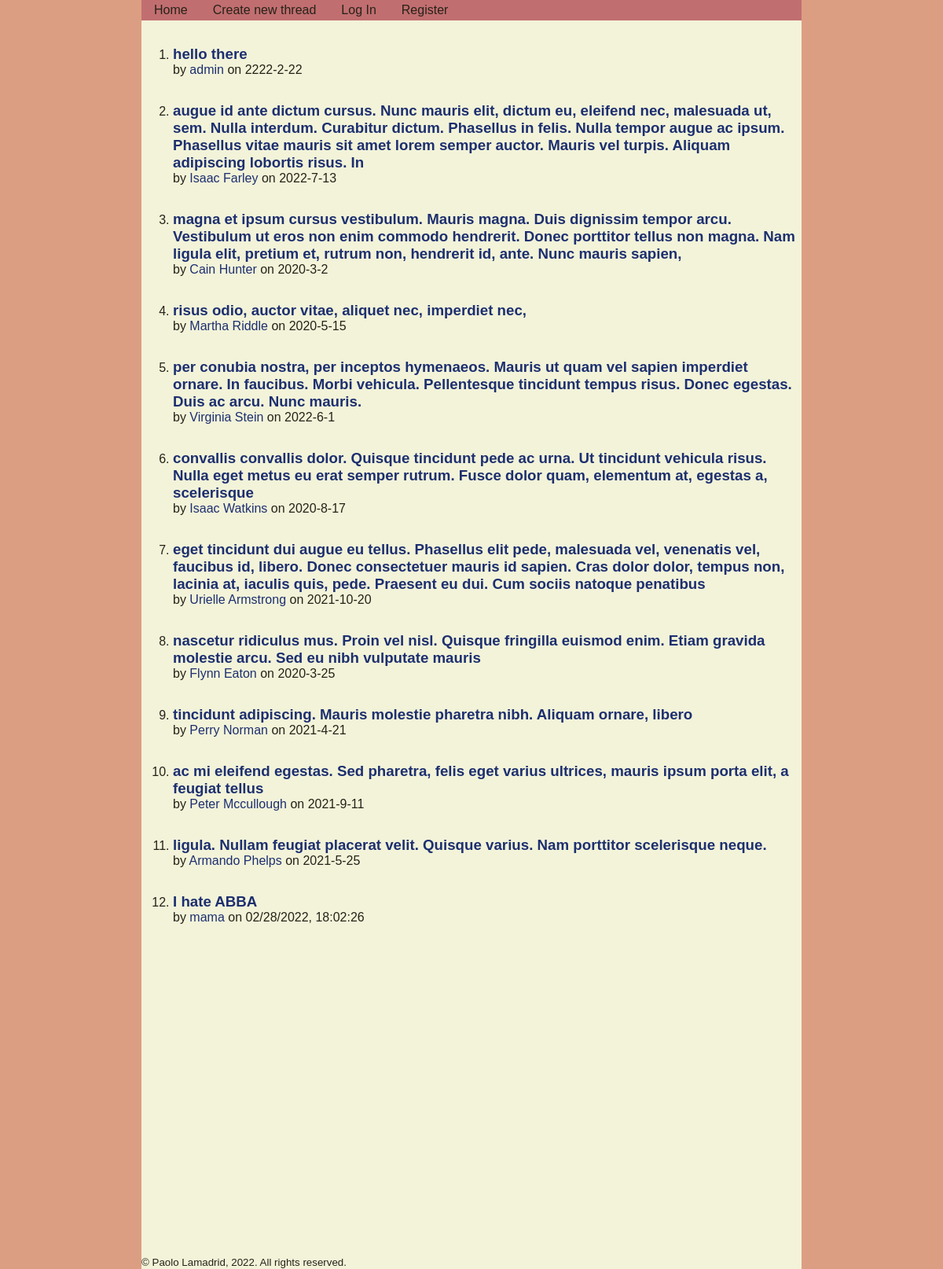
The app's page /, older data.
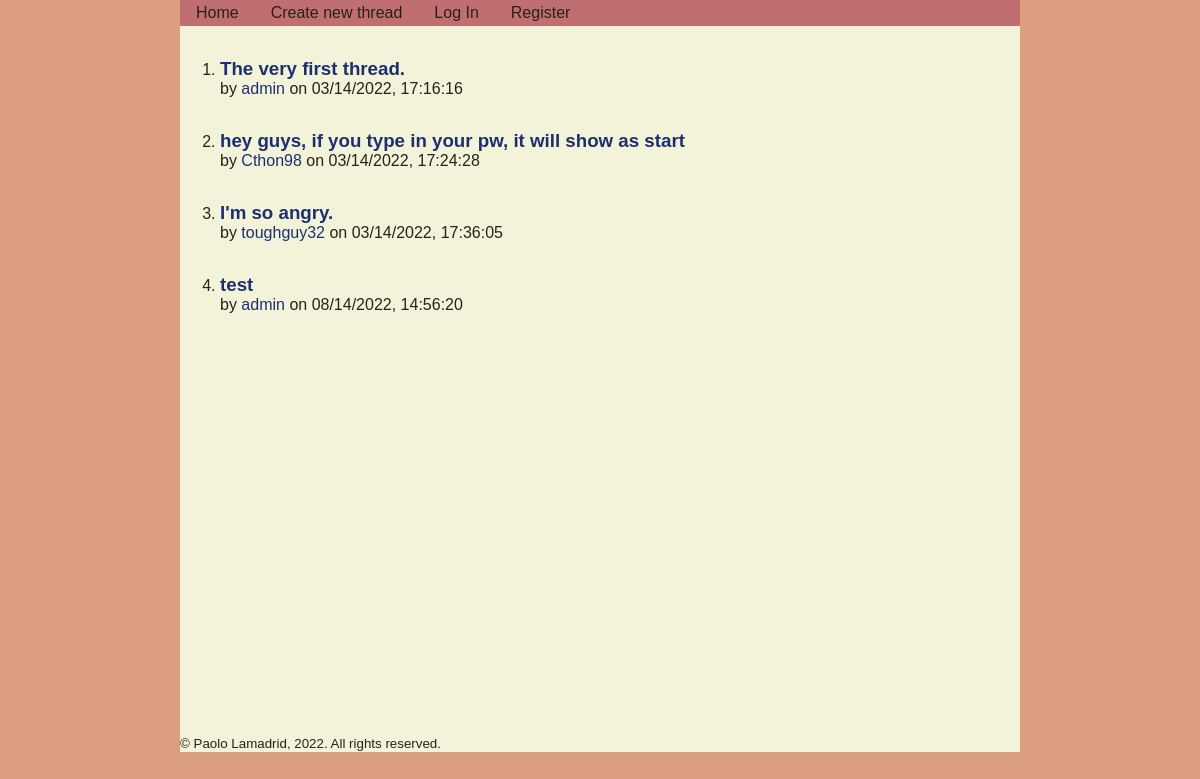
The same page, newer data.
### tables this page shows
CREATE TABLE threads
(
    thread_id INTEGER PRIMARY KEY AUTOINCREMENT,
    title TEXT NOT NULL,
    body TEXT NOT NULL,
    date_created TEXT NOT NULL,
    user_poster TEXT NOT NULL
);

### thread/views.py (the view)
@thread_bp.route("/")
def index():
    db = get_db()
    threads = db.execute("""
        SELECT * FROM threads;
    """).fetchall()
    return render_template("index.html", threads=threads)

### app.py (called while the page is built)
@app.before_request
def load_logged_in_user():
    g.user = session.get("username", None)
    g.is_admin = session.get("is_admin", False)

### database.py (called while the page is built)
def get_db():
    if "db" not in g:
        g.db = sqlite3.connect(DATABASE,
            detect_types=sqlite3.PARSE_DECLTYPES
        )
        g.db.row_factory = sqlite3.Row
    return g.db

### thread/templates/thread/index.html (shortened to what this page needs)
{% extends 'base.html' %}
{% block main_content %}
<ol>
{% for thread in threads %}
    <li class="thread_thumbnail">
        <h3>
            <a href="{{ url_for('.thread', thread_id=thread['thread_id']) }}">
                {{ thread["title"] }}
            </a>
        </h3>
        <p>
            by <a href="{{ url_for('user.user_profile', username=thread['user_poster']) }}">{{ thread["user_poster"] }}</a> on {{ thread["date_created"] }}
        </p>
    </li>
{% endfor %}
</ol>
{% endblock %}

### templates/base.html (shortened to what this page needs)
<!DOCTYPE html>
<html lang="en">
<head>
    <link rel="stylesheet" href="{{ url_for('static', filename='styles.css') }}" />
</head>
<body>
    <nav>
        <a href="{{ url_for('thread.index') }}">
            Home
        </a>
        <a href="{{ url_for('user.post_thread') }}">
            Create new thread
        </a>
        {% if g.user %}
            <a href="{{ url_for('user.user_profile', username=g.user) }}">
                User Profile
            </a>
            <a href="{{ url_for('auth.logout') }}">
                Log Out
            </a>
        {% else %}
            <a href="{{ url_for('auth.login') }}">
                Log In
            </a>
            <a href="{{ url_for('auth.register') }}">
                Register
            </a>
        {% endif %}
    </nav>
    {% block main_content %}
    {% endblock %}
    <footer>
        <small>&copy; Paolo Lamadrid, 2022. All rights reserved.</small>
    </footer>
</body>
</html>

### static/styles.css (style rules this page uses)
:root { font-size: 16px; --bgcolor: #DC9E82; --txtcolor: #262218; --bodycolor: #F2F3D9; --linkcolor: #1D2F6F; --warningcolor: #C1292E; --accentcolor: #C16E70; background-color: var(--bgcolor); }
body { background-color: var(--bodycolor); color: var(--txtcolor); font-family: 'Montserrat', Arial, sans-serif; font-size: 1rem; width: 70%; margin: auto auto; }
footer { margin-top: 50%; }
a { text-decoration: none; color: var(--linkcolor); }
nav { background-color: var(--accentcolor); display: flex; justify-content: flex-start; }
nav a { color: var(--txtcolor); margin: 0.25rem 1rem; }
.thread_thumbnail h3, .thread_detailed h1 { margin-top: 2rem; margin-bottom: 0; }
.thread_thumbnail p, .thread_detailed p { margin: 0; }

Row changes from the older to the newer data that the page shows:
removed threads: title "augue id ante dictum cursus. Nunc mauris elit, dictum eu, eleifend nec, malesuada ut, sem. Nulla interdum. Curabitur dictum. Phasellus in felis. Nulla tempor augue ac ipsum. Phasellus vitae mauris sit amet lorem semper auctor. Mauris vel turpis. Aliquam adipiscing lobortis risus. In", user_poster "Isaac Farley", date_created "2022-7-13"
removed threads: title "magna et ipsum cursus vestibulum. Mauris magna. Duis dignissim tempor arcu. Vestibulum ut eros non enim commodo hendrerit. Donec porttitor tellus non magna. Nam ligula elit, pretium et, rutrum non, hendrerit id, ante. Nunc mauris sapien,", user_poster "Cain Hunter", date_created "2020-3-2"
removed threads: title "risus odio, auctor vitae, aliquet nec, imperdiet nec,", user_poster "Martha Riddle", date_created "2020-5-15"
removed threads: title "per conubia nostra, per inceptos hymenaeos. Mauris ut quam vel sapien imperdiet ornare. In faucibus. Morbi vehicula. Pellentesque tincidunt tempus risus. Donec egestas. Duis ac arcu. Nunc mauris.", user_poster "Virginia Stein", date_created "2022-6-1"
removed threads: title "convallis convallis dolor. Quisque tincidunt pede ac urna. Ut tincidunt vehicula risus. Nulla eget metus eu erat semper rutrum. Fusce dolor quam, elementum at, egestas a, scelerisque", user_poster "Isaac Watkins", date_created "2020-8-17"
removed threads: title "eget tincidunt dui augue eu tellus. Phasellus elit pede, malesuada vel, venenatis vel, faucibus id, libero. Donec consectetuer mauris id sapien. Cras dolor dolor, tempus non, lacinia at, iaculis quis, pede. Praesent eu dui. Cum sociis natoque penatibus", user_poster "Urielle Armstrong", date_created "2021-10-20"
removed threads: title "nascetur ridiculus mus. Proin vel nisl. Quisque fringilla euismod enim. Etiam gravida molestie arcu. Sed eu nibh vulputate mauris", user_poster "Flynn Eaton", date_created "2020-3-25"
removed threads: title "tincidunt adipiscing. Mauris molestie pharetra nibh. Aliquam ornare, libero", user_poster "Perry Norman", date_created "2021-4-21"
removed threads: title "ac mi eleifend egestas. Sed pharetra, felis eget varius ultrices, mauris ipsum porta elit, a feugiat tellus", user_poster "Peter Mccullough", date_created "2021-9-11"
removed threads: title "ligula. Nullam feugiat placerat velit. Quisque varius. Nam porttitor scelerisque neque.", user_poster "Armando Phelps", date_created "2021-5-25"
removed threads: title "I hate ABBA", user_poster "mama", date_created "02/28/2022, 18:02:26"
changed threads: title "hello there" → "The very first thread."; date_created "2222-2-22" → "03/14/2022, 17:16:16"
added threads: title "hey guys, if you type in your pw, it will show as start", user_poster "Cthon98", date_created "03/14/2022, 17:24:28"
added threads: title "I'm so angry.", user_poster "toughguy32", date_created "03/14/2022, 17:36:05"
added threads: title "test", user_poster "admin", date_created "08/14/2022, 14:56:20"
